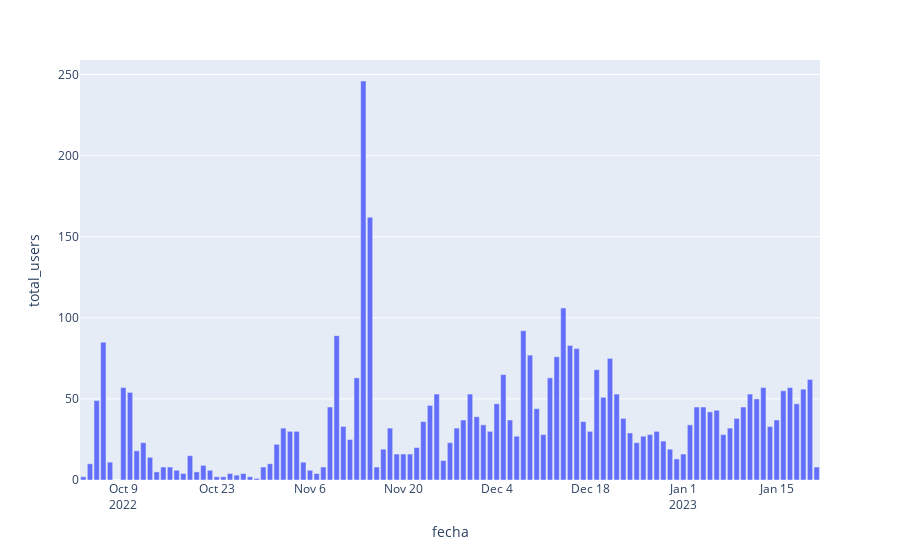

The notebook cell saved with this chart:
### Code cell
fig = px.bar(txs_by_day_df.dropna(), x='fecha', y='total_users')
fig.show()
